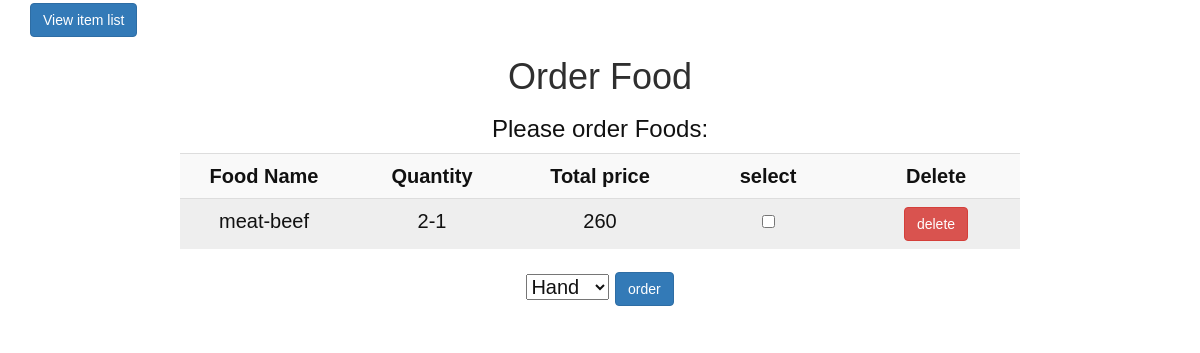
Screenshot of /views/BITM/php_nerds/Cart/order.php (signed in) with the database file from the repository.
### tables this page shows
CREATE TABLE `cart` (
  `cart_id` int(7) NOT NULL,
  `user_email` varchar(111) NOT NULL,
  `food_name` varchar(100) NOT NULL,
  `quantity` varchar(11) NOT NULL,
  `price` int(11) NOT NULL
);

### src/BITM/php_nerds/Model/Database.php (called while the page is built, shortened)
<?php
class Database
{
    public function __construct()
    {
        try{
            $this->DBH = new PDO('mysql:host=localhost;dbname=food_hunter',"root","");
        }
        catch(PDOException $error){
            echo "Database Connection Failed!".$error->getMessage();
        }
    }
}

### src/BITM/php_nerds/Cart/Cart.php (called while the page is built, shortened)
<?php
class Cart extends DB
{
    public function index(){
        $email = $_SESSION['email'];
        $sql = "Select * from cart where user_email='".$email."'";
        $STH=$this->DBH->query($sql);
        $STH->setFetchMode(PDO::FETCH_OBJ);
        return $STH->fetchAll();
    }
}

### views/BITM/php_nerds/Cart/order.php (the view, shortened to what this page needs)
<?php
$objHobby = new \App\Cart\Cart();
$allData = $objHobby->index();
$email = $_SESSION['email'];
?>
<!DOCTYPE html>
<html lang="en">
<head>
    <link rel="stylesheet" href="../../../../resources/bootstrap/css/bootstrap.css">
    <link rel="stylesheet" href="../../../../resources/bootstrap/css/bootstrap.min.css">
</head>
<body><div class="container bg-1">
    <a href="../../../../views/BITM/php_nerds/FoodList/create.php " class="btn btn-primary role=" button"> View item list </a>&nbsp;&nbsp;&nbsp;
    <h1 style="color:#2f2f2f" class="text-center">Order Food</h1>
    <div class="form-group Form text-center">
        <form action="../Cart/store2.php" method="post">
            <h3>Please order Foods: </h3>
            <table class="table table-striped">
                <tr class="bg-3">
                    <th style='text-align: center'>Food Name</th>
                    <th style='text-align: center'>Quantity</th>
                    <th style='text-align: center'>Total price</th>
                    <th style='text-align: center'>select</th>
                    <th style='text-align: center'>Delete</th>
                </tr>
                <?php
                $i=0;
                foreach ($allData as $oneData) {
                    $i++;
                }
                $serial=1;
                foreach ($allData as $oneData) {
                    $bgColor = "#eee";
                    if($serial==$i){
                    echo "
            <tr style='background-color: $bgColor' class='bg-4'>
                <td style='text-align: center'>$oneData->food_name </td>
                <td style='text-align: center'>$oneData->quantity</td>
                <td style='text-align: center'>$oneData->price</td>
                <input type='hidden' name='email' value='$email'>
                <input type='hidden' name="."quantity".$serial." value='$oneData->quantity'>
                <td style='text-align: center'><input type='checkbox' name="."food_name".$serial." value='$oneData->food_name'> </td>
                <td style='text-align: center'><a href='delete.php?id=$oneData->cart_id&YesButton=1' class='btn btn-danger'>delete</a></td>
            </tr>
        ";
                    echo"
                <input type='hidden' name='price' value=".$oneData->price.">";}
                    $serial++;
                }
                ?>
            </table>
            <select name="payment">
                <option value="hand">Hand</option>
            </select>
            <a href="trashed.php" ><input type="submit" class="btn btn-primary" value="order"></a>
        </form>
    </div>
</div>
</body>
</html>

### views/BITM/php_nerds/Cart/order.php (style rules this page uses)
body { font: 20px Montserrat, sans-serif; line-height: 1.8; color: #111; }
.Form { margin:20px 150px; }
table { width:600px; }
td,th { width:150px; }

### rows the page displays
cart: food_name "meat-beef", quantity "2-1", price "260"
